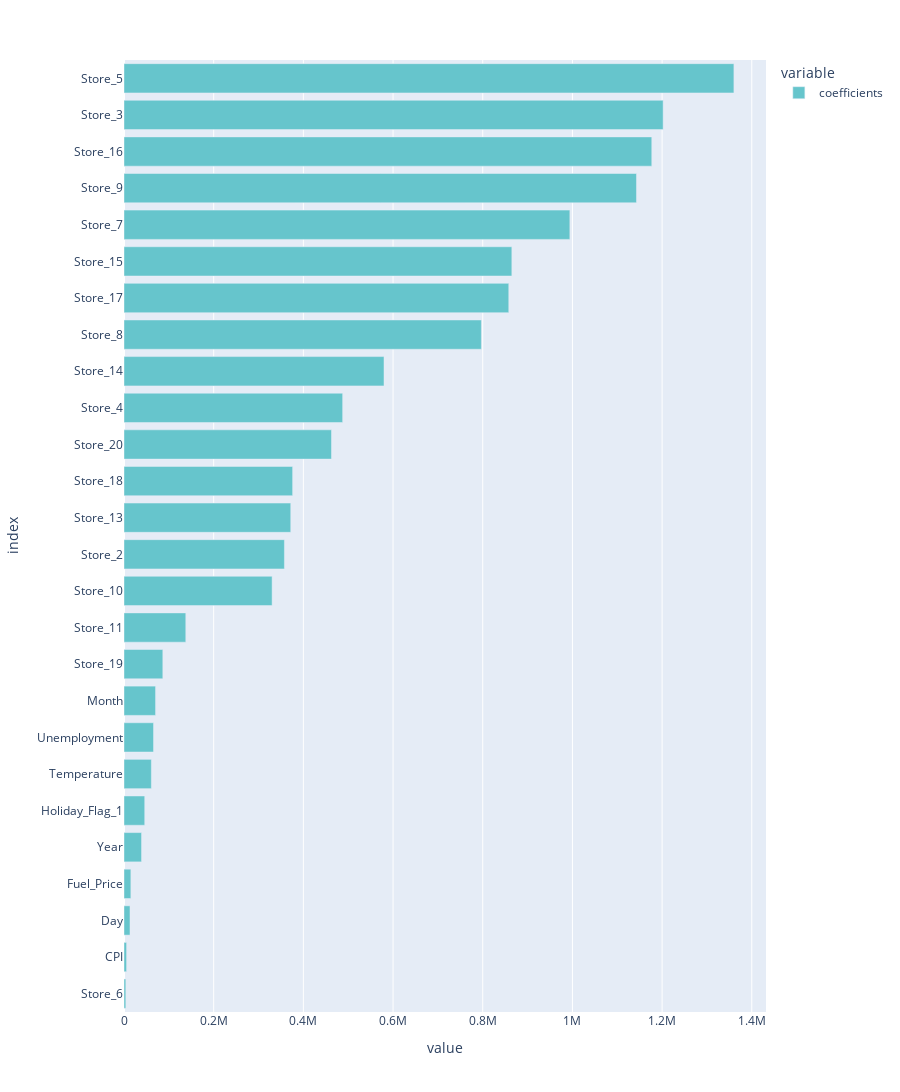

Here is the notebook cell this chart was saved with:
### Code cell
feature_importance = abs(coefs).sort_values(by = "coefficients")
fig = px.bar(feature_importance, orientation = "h", height=1200, color_discrete_sequence=px.colors.qualitative.Pastel)
fig.show()

### Figure 1 — Plotly figure (JSON) as saved in the notebook; plotly's stock layout.template omitted (floating-point values rounded to 4 significant figures)
{"data": [{"hovertemplate": "variable=coefficients<br>value=%{x}<br>index=%{y}<extra></extra>", "legendgroup": "coefficients", "marker": {"color": "rgb(102, 197, 204)", "pattern": {"shape": ""}}, "name": "coefficients", "orientation": "h", "showlegend": true, "textposition": "auto", "type": "bar", "x": [4052.0, 5777.0, 13410.0, 15280.0, 39130.0, 46230.0, 60990.0, 65850.0, 70360.0, 86580.0, 137800.0, 330300.0, 357700.0, 371800.0, 376100.0, 462700.0, 487600.0, 579800.0, 797000.0, 858100.0, 864900.0, 994300.0, 1143000.0, 1177000.0, 1202000.0, 1360000.0], "xaxis": "x", "y": ["Store_6", "CPI", "Day", "Fuel_Price", "Year", "Holiday_Flag_1", "Temperature", "Unemployment", "Month", "Store_19", "Store_11", "Store_10", "Store_2", "Store_13", "Store_18", "Store_20", "Store_4", "Store_14", "Store_8", "Store_17", "Store_15", "Store_7", "Store_9", "Store_16", "Store_3", "Store_5"], "yaxis": "y"}], "layout": {"barmode": "relative", "height": 1200, "legend": {"title": {"text": "variable"}, "tracegroupgap": 0}, "margin": {"t": 60}, "xaxis": {"anchor": "y", "domain": [0, 1], "title": {"text": "value"}}, "yaxis": {"anchor": "x", "domain": [0, 1], "title": {"text": "index"}}}}
